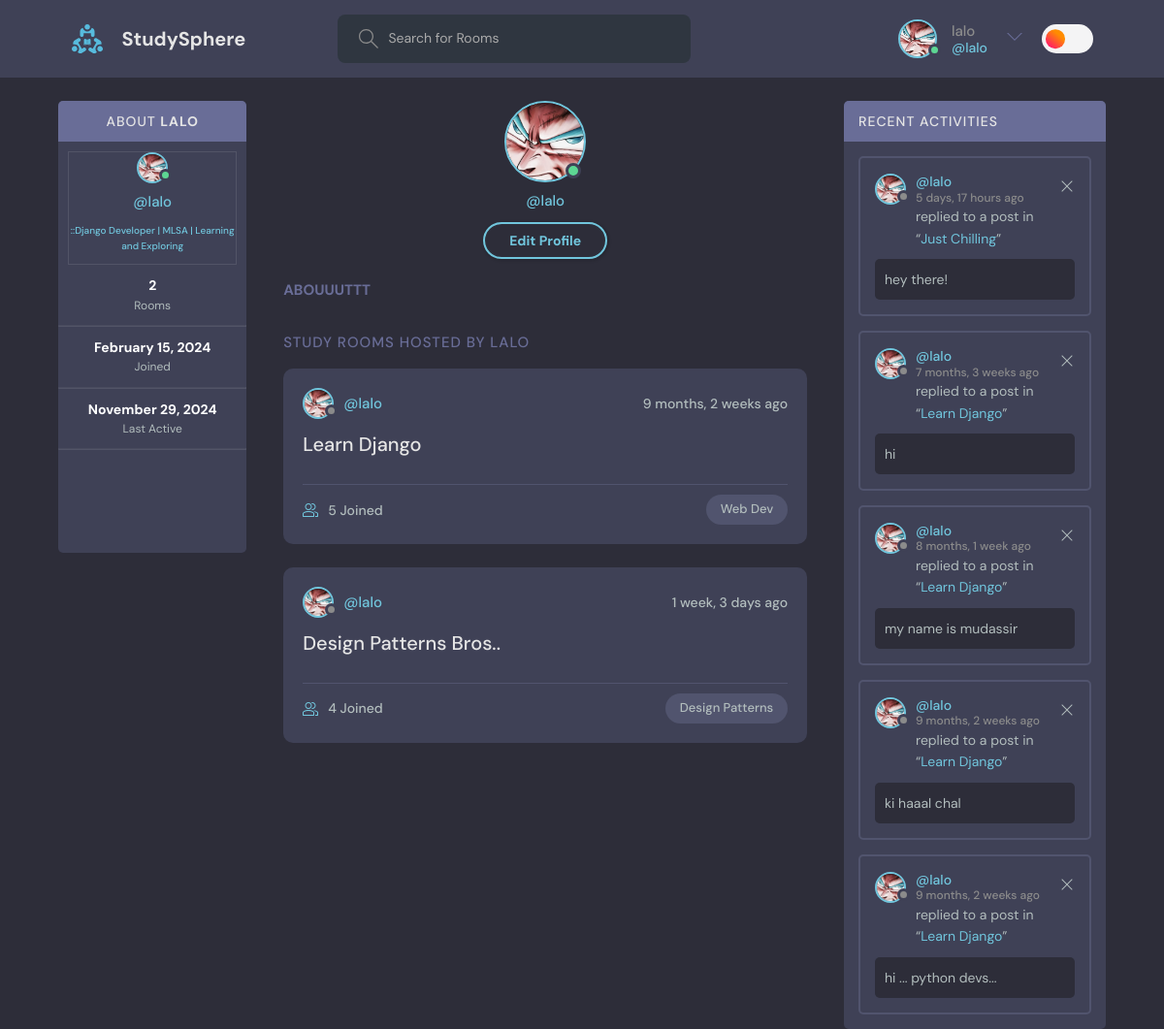
The app's page /UserProfile/1 (signed in), older data.
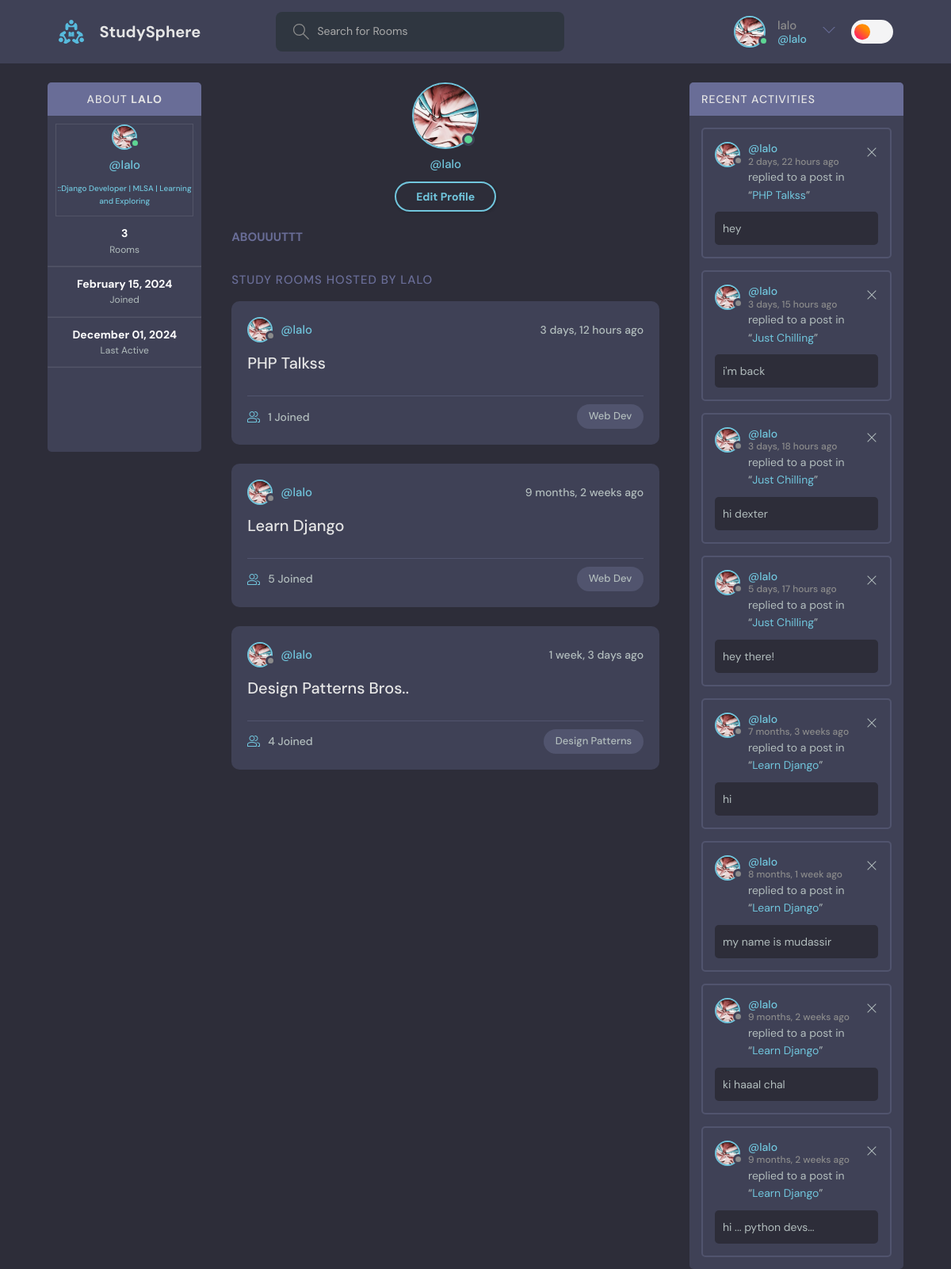
The same page, newer data.
### base/models.py (models this page shows, shortened)
class User(AbstractUser):
    username = models.CharField(max_length=100, unique=True)
    email = models.EmailField(max_length=200, unique=True)
    headline = models.CharField(max_length=200, null = True, blank = True)
    date_joined = models.DateTimeField(auto_now_add=True,null = True)
    last_login = models.DateTimeField(auto_now=True,null = True)
    Pfp = models.ImageField(default= 'images/avatar.svg',null=True)  # using pip install Pillow to install the pillow library to use the ImageField
    USERNAME_FIELD = 'email' # specifying the email as the username field helps us to login using the email instead of the username, which django use username by default for the authentication of the users(login and signup)
    REQUIRED_FIELDS = []

class Room(models.Model):
    name = models.CharField(max_length=50)
    description = models.TextField(null = True, blank = True)   #  setting to null means that it will be blank in the database if not filled out at runtime otherwise the data basebase will consider it as missing data   # blank means that it is not required to be filled out at runtime
    participants = models.ManyToManyField(User, related_name = 'participants', blank = True)  # this is the many to many field that we will be using to connect the room with the user, related_name is used to access the participants of the room from the user model, blank means that it is not required to be filled out at runtime
    host = models.ForeignKey(User, on_delete =  models.SET_NULL, null = True)   # when the host is deleted then all its rooms are delete as well
    topic = models.ForeignKey(Topic, on_delete =  models.SET_NULL, null = True)   # when the topic is deleted then all the rooms of that topic will be deleted as well
    updated = models.DateTimeField(auto_now=True)  # auto_now will update the time whenever the room is updated
    created = models.DateTimeField(auto_now_add=True)  # auto_now_add will update the time only when the room is created for the first time
    def __str__(self):
        return self.name
    class Meta:
        ordering = ['-updated','-created']   # here we are ordering the rooms according to the most recent updated and created room in the list..     The ( - ) sign means to update according to most recent....

class Topic(models.Model):
    name = models.TextField(max_length=100)

class Message(models.Model):
    user = models.ForeignKey(User, on_delete =  models.CASCADE)   # when the user is deleted then all its messages are delete as well
    body = models.CharField(max_length=1000)  # the body of the message
    room = models.ForeignKey(Room, on_delete =  models.CASCADE)
    updated = models.DateTimeField(auto_now=True)
    created = models.DateTimeField(auto_now_add=True)
    class Meta:                       # using this we can order the messages according to the most recent message
        ordering = ['-updated','-created'] #So we do not have to write ordering syntax again and again in the views.py file for everytime we get the messages of the room

### base/views.py (the view)
# urls.py: path('UserProfile/<str:pk>',views.UserProfile, name = "UserProfile"),  # url of the user profile page
@login_required(login_url="UserLogin")
def UserProfile(request,pk):
    user = User.objects.get(id = pk)
    rooms = user.room_set.all()  # getting all the rooms of the user
    topics = Topic.objects.all()
    UserMessages = user.message_set.all()
    context = {"user": user,"rooms":rooms , "topics":topics , "UserMessages":UserMessages}
    return render(request,'base/userProfile.html',context)

### base/templates/base/userProfile.html (shortened to what this page needs)
{% extends 'main.html' %}
{% block content %}
<main class="profile-page layout layout--3">
    <div class="container">
      {% include 'base/profileComponent.html' %}
      <div class="roomList">
        <div class="profile">
          <div class="profile__avatar">
            <div class="avatar avatar--large active">
              <img src="{{user.Pfp.url}}" />
            </div>
          </div>
          <div class="profile__info">
            <p>@{{user.username}}</p>
            {% if request.user == user %}
            <a href="{% url 'UpdateUser' %}" class="btn btn--main btn--pill">Edit Profile</a>
            {% endif %}
          </div>
          <div class="profile__about">
            <h3>Abouuuttt</h3>
          </div>
        </div>
        <div class="roomList__header">
          <div>
            <h2>Study Rooms hosted by {{user.username}}</a>
            </h2>
          </div>
        </div>
        {% include 'base/feedComponent.html' %}
      </div>
      {% include 'base/activityComponent.html' %}
    </div>
  </main>
  {% endblock content %}

### Templates/main.html (shortened to what this page needs)
<!DOCTYPE html>
{% load static%}
<html lang="en">
  <head>
    <link rel="stylesheet" href="{% static 'styles/style.css' %}" />
    <link rel="stylesheet" href="{% static 'styles/bookmark.css' %}" />
  </head>
  <body>
    {% include 'navbar.html'%}
    {% block content%}
    {% endblock%}
  </body>
</html>

### Templates/navBar.html (shortened to what this page needs)
{% load static %}
<header class="header header--loggedIn">
    <div class="container">
        <a href="{% url 'home' %}" class="header__logo">
            <img src="{% static 'images/logo.svg' %}" />
            <h1>StudySphere</h1>
        </a>
        <form class="header__search" method="GET" action="{% url 'home' %}">
            <label>
                <input name="q" placeholder="Search for Rooms" />
            </label>
        </form>
        <nav class="header__menu">
            {% if request.user.is_authenticated %}
            <div class="header__user">
                <a href="{% url 'UserProfile' request.user.id%}">
                    <div class="avatar avatar--medium active">
                        <img src="{{request.user.Pfp.url}}" />
                    </div>
                    <p>{{request.user.username}} <span>@{{request.user.username}}</span></p>
                </a>
                <button class="dropdown-button">
                    <svg version="1.1" xmlns="http://www.w3.org/2000/svg" width="32" height="32" viewBox="0 0 32 32">
                        <title>chevron-down</title>
                        <path d="M16 21l-13-13h-3l16 16 16-16h-3l-13 13z"></path>
                    </svg>
                </button>
            </div>
            {% else %}
            <a href="{% url 'UserLogin' %}">
                <img src="{% static 'images/avatar.svg' %}" />
                <p>Login</p>
            </a>
            {% endif %}
            <div class = "ThemeToggler">
                {% include 'theme.html'%}
            </div>
        </nav>
    </div>
</header>

### Templates/theme.html (shortened to what this page needs)
<!DOCTYPE html>
<html lang="en">
<head>
    {% load static %}
    <link rel="stylesheet" href="{% static 'styles/theme.css' %}">
</head>
<body>
    <label class="switch">
        <span class="slider"></span>
    </label>
</body>
</html>

### base/templates/base/profileComponent.html (shortened to what this page needs)
{% block content%}
 <div class="activities">
    <div class="activities__header"  >
        <h2 style="display: flex; align-items: center; justify-content: center;" >About&nbsp; <strong>{{request.user.username}}</strong></h2>
    </div>
    <div>
        <div class="profile-info-container">
            <div class="profile__avatar ">
                <div class="avatar avatar--small active">
                    <img src="{{request.user.Pfp.url}}" />
                </div>
            </div>
            <div class="profile__info">
                <p>@{{request.user.username}}</p>
                <div class= "profile-info-headline">
                   {% if  request.user.headline is not none%}
                      <p>::{{request.user.headline}}</p>
                   {% else%}
                      <a href="{% url 'UpdateUser' %}"><p> Enter Bio/Headline</p></a>
                   {% endif%}
                </div>
            </div>
       </div>
        <div class="profile-details-container">
          <div class="profile-details">
            <div class= "profile-details-info">
                <h6> {{request.user.room_set.count}}</h6>
                <span>Rooms</span>
            </div>
            <hr class= "profile-details-hr">
            <div class= "profile-details-info">
               <h6> {{request.user.date_joined|date:"F d, Y"}}</h6>
               <span>Joined</span>
            </div>
            <hr class= "profile-details-hr">
            <div class= "profile-details-info">
                <h6>{{request.user.last_login|date:"F d, Y"}}</h6>
                <span>Last Active</span>
            </div>
          </div>
        </div>
    </div>
    <hr class= "profile-details-hr">
    <div class="social-links">
        <ul class="social-list">
            <li>
            </li>
            <li>
            </li>
            <li>
            </li>
            <li>
            </li>
          </ul>
    </div>
  </div>
  {% endblock content%}

### base/templates/base/feedComponent.html (shortened to what this page needs)
{% for room in rooms %}
<div class="roomListRoom">
   <div class="roomListRoom__header">
       <a href="{% url 'UserProfile' room.host.id %}" class="roomListRoom__author">
           <div class="avatar avatar--small">
               <img src="{{room.host.Pfp.url}}" />
           </div>
           <span>@{{room.host.username}}</span>
       </a>
       <div class="roomListRoom__actions">
           <span>{{room.created|timesince}} ago</span>
       </div>
   </div>
   <div class="roomListRoom__content">
      <a href="{% url 'room' room.id %}">{{room.name}}</a>
      <span>&nbsp; &nbsp;{{room.description}}</span>
  </div>
  <div class="roomListRoom__meta">
   <a href="{% url 'room' room.id %}" class="roomListRoom__joined">
       {{room.participants.all.count}} Joined  {% comment %} getting the count of the participants in the room as it is a many to many field {% endcomment %}
   </a>
   <p class="roomListRoom__topic">{{room.topic.name}}</p>   {% comment %} getting the topic of the roooom {% endcomment %}
</div>
</div>
{% endfor %}

### base/templates/base/activityComponent.html (shortened to what this page needs)
<div class="activities">
  <div class="activities__header">
      <h2>Recent Activities</h2>
  </div>
    {% for message in UserMessages %}
    <div class="activities__box">
        <div class="activities__boxHeader roomListRoom__header">
            <a href="{% url 'UserProfile' message.user.id %}" class="roomListRoom__author">
                <div class="avatar avatar--small">
                    <img src="{{message.user.Pfp.url}}" />
                </div>
                <p>
                    @{{message.user.username}}
                    <span>{{message.created|timesince}} ago</span>
                </p>
            </a>
            {% if request.user == message.user %}
               <div class="roomListRoom__actions">
                   <a href="{% url 'delete-message'  message.id %}">
                       <svg version="1.1" xmlns="http:// www.  w3.org/2000/svg" width="32"    height="32" viewBox="0 0 32 32">
                           <title>remove</title>
                           <path
                            d="M27.314 6.019l-1.333-1.333-9.98 9.981-9.981-9.981-1.333 1.333 9.981 9.981-9.981 9.98 1.333 1.333 9.981-9.98 9.98 9.98 1.333-1.333-9.98-9.98 9.98-9.981z">
                           </path>
                       </svg>
                   </a>
               </div>
            {% endif %}
        </div>
        <div class="activities__boxContent">
            <p>replied to a post in
                <br>
                <span>“<a href="{% url 'room' message.room.id %}">{{message.room}}</a>”</span>
            </p>
            <div class="activities__boxRoomContent">{{message.body}}</div>
        </div>
    </div>
    {% endfor %}
</div>

### static/styles/theme.css (style rules this page uses)
.switch { display: inline-block; position: relative; width: 3.5em; height: 2em; }
.slider { position: absolute; top: 0; left: 0; right: 0; bottom: 0; background-color: #f4f4f5; transition: 0.4s; border-radius: 30px; }
.slider:before { content: ""; position: absolute; height: 1.4em; width: 1.4em; border-radius: 50%; background: linear-gradient(40deg, #ff0080, #ff8c00 70%); top: 50%; left: 0.3em; transform: translateY(-50%); transition: 0.4s; }

Row changes from the older to the newer data that the page shows:
changed User "lalo": user.room_set.count "2" → "3"; user.last_login "November 29, 2024" → "December 01, 2024"
added Room: host.Pfp (picture), host.username "lalo", created "3 days, 12 hours", name "PHP Talkss", participants.all.count "1", topic.name "Web Dev"
added Message: user.Pfp (picture), user.username "lalo", created "2 days, 22 hours", room "PHP Talkss", body "hey"
added Message: user.Pfp (picture), user.username "lalo", created "3 days, 15 hours", room "Just Chilling", body "i'm back"
added Message: user.Pfp (picture), user.username "lalo", created "3 days, 18 hours", room "Just Chilling", body "hi dexter"
